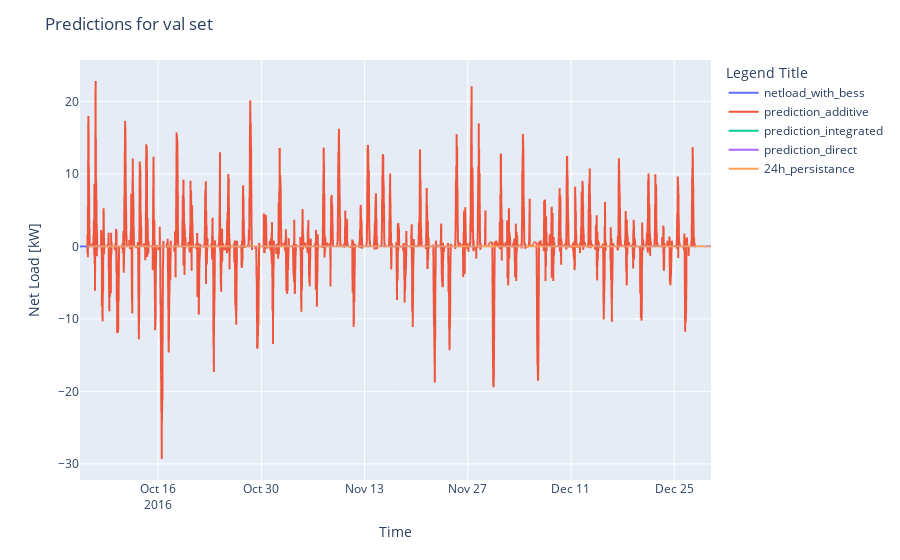

Notebook code cell kept with this figure:
### Markdown cell above
### Train a single model

### Code cell
config_run = {
'model_setups_names': [
                             'additive',
                             'integrated',
                            'direct'
                        ],
'model_setup': None,
'METER': '1',
'META': '1',
'train_ratio': 0.8,
'val_ratio': 0.1,
'lookback_in_hours' : 24,
'path_len': 4,
'liklihood': None,
'holiday': True,
'use_datetime_encoding': True,
'boxcox': False,
'eval_metrics' : [mae, mse, rmse],
'evaluation_set': 'val',
'wandb': False,
}

df_metrics, df_compare = train_all(config_run)

### Figure 1 — Plotly figure (JSON) as saved in the notebook; plotly's stock layout.template omitted (floating-point values rounded to 4 significant figures; data arrays with more than 128 entries replaced by an {"elided": "..."} marker saying what was removed)
{"data": [{"hovertemplate": "variable=netload_with_bess<br>time=%{x}<br>value=%{y}<extra></extra>", "legendgroup": "netload_with_bess", "line": {"color": "#636efa", "dash": "solid"}, "marker": {"symbol": "circle"}, "mode": "lines", "name": "netload_with_bess", "showlegend": true, "type": "scattergl", "x": {"elided": "8217 str values"}, "xaxis": "x", "y": {"elided": "8217 float values"}, "yaxis": "y"}, {"hovertemplate": "variable=prediction_additive<br>time=%{x}<br>value=%{y}<extra></extra>", "legendgroup": "prediction_additive", "line": {"color": "#EF553B", "dash": "solid"}, "marker": {"symbol": "circle"}, "mode": "lines", "name": "prediction_additive", "showlegend": true, "type": "scattergl", "x": {"elided": "8217 str values"}, "xaxis": "x", "y": {"elided": "8217 float values"}, "yaxis": "y"}, {"hovertemplate": "variable=prediction_integrated<br>time=%{x}<br>value=%{y}<extra></extra>", "legendgroup": "prediction_integrated", "line": {"color": "#00cc96", "dash": "solid"}, "marker": {"symbol": "circle"}, "mode": "lines", "name": "prediction_integrated", "showlegend": true, "type": "scattergl", "x": {"elided": "8217 str values"}, "xaxis": "x", "y": {"elided": "8217 float values"}, "yaxis": "y"}, {"hovertemplate": "variable=prediction_direct<br>time=%{x}<br>value=%{y}<extra></extra>", "legendgroup": "prediction_direct", "line": {"color": "#ab63fa", "dash": "solid"}, "marker": {"symbol": "circle"}, "mode": "lines", "name": "prediction_direct", "showlegend": true, "type": "scattergl", "x": {"elided": "8217 str values"}, "xaxis": "x", "y": {"elided": "8217 float values"}, "yaxis": "y"}, {"hovertemplate": "variable=24h_persistance<br>time=%{x}<br>value=%{y}<extra></extra>", "legendgroup": "24h_persistance", "line": {"color": "#FFA15A", "dash": "solid"}, "marker": {"symbol": "circle"}, "mode": "lines", "name": "24h_persistance", "showlegend": true, "type": "scattergl", "x": {"elided": "8217 str values"}, "xaxis": "x", "y": {"elided": "8217 float values"}, "yaxis": "y"}], "layout": {"legend": {"title": {"text": "Legend Title"}, "tracegroupgap": 0}, "margin": {"t": 60}, "title": {"text": "Predictions for val set"}, "xaxis": {"anchor": "y", "domain": [0, 1], "title": {"text": "Time"}}, "yaxis": {"anchor": "x", "domain": [0, 1], "title": {"text": "Net Load [kW]"}}}}
